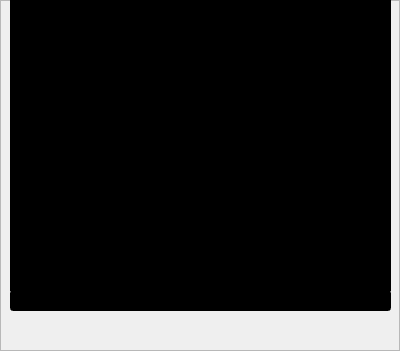
<?xml version="1.0" encoding="UTF-8"?>
<ui version="4.0">
 <class>CliFrame</class>
 <widget class="QFrame" name="CliFrame">
  <property name="geometry">
   <rect>
    <x>0</x>
    <y>0</y>
    <width>400</width>
    <height>351</height>
   </rect>
  </property>
  <property name="windowTitle">
   <string>Frame</string>
  </property>
  <property name="frameShape">
   <enum>QFrame::StyledPanel</enum>
  </property>
  <property name="frameShadow">
   <enum>QFrame::Raised</enum>
  </property>
  <widget class="QListWidget" name="terminal">
   <property name="geometry">
    <rect>
     <x>10</x>
     <y>0</y>
     <width>381</width>
     <height>291</height>
    </rect>
   </property>
   <property name="palette">
    <palette>
     <active>
      <colorrole role="WindowText">
       <brush brushstyle="SolidPattern">
        <color alpha="255">
         <red>255</red>
         <green>255</green>
         <blue>255</blue>
        </color>
       </brush>
      </colorrole>
      <colorrole role="Button">
       <brush brushstyle="SolidPattern">
        <color alpha="255">
         <red>0</red>
         <green>0</green>
         <blue>0</blue>
        </color>
       </brush>
      </colorrole>
      <colorrole role="Light">
       <brush brushstyle="SolidPattern">
        <color alpha="255">
         <red>0</red>
         <green>0</green>
         <blue>0</blue>
        </color>
       </brush>
      </colorrole>
      <colorrole role="Midlight">
       <brush brushstyle="SolidPattern">
        <color alpha="255">
         <red>0</red>
         <green>0</green>
         <blue>0</blue>
        </color>
       </brush>
      </colorrole>
      <colorrole role="Dark">
       <brush brushstyle="SolidPattern">
        <color alpha="255">
         <red>0</red>
         <green>0</green>
         <blue>0</blue>
        </color>
       </brush>
      </colorrole>
      <colorrole role="Mid">
       <brush brushstyle="SolidPattern">
        <color alpha="255">
         <red>0</red>
         <green>0</green>
         <blue>0</blue>
        </color>
       </brush>
      </colorrole>
      <colorrole role="Text">
       <brush brushstyle="SolidPattern">
        <color alpha="255">
         <red>255</red>
         <green>255</green>
         <blue>255</blue>
        </color>
       </brush>
      </colorrole>
      <colorrole role="BrightText">
       <brush brushstyle="SolidPattern">
        <color alpha="255">
         <red>255</red>
         <green>255</green>
         <blue>255</blue>
        </color>
       </brush>
      </colorrole>
      <colorrole role="ButtonText">
       <brush brushstyle="SolidPattern">
        <color alpha="255">
         <red>255</red>
         <green>255</green>
         <blue>255</blue>
        </color>
       </brush>
      </colorrole>
      <colorrole role="Base">
       <brush brushstyle="SolidPattern">
        <color alpha="255">
         <red>0</red>
         <green>0</green>
         <blue>0</blue>
        </color>
       </brush>
      </colorrole>
      <colorrole role="Window">
       <brush brushstyle="SolidPattern">
        <color alpha="255">
         <red>0</red>
         <green>0</green>
         <blue>0</blue>
        </color>
       </brush>
      </colorrole>
      <colorrole role="Shadow">
       <brush brushstyle="SolidPattern">
        <color alpha="255">
         <red>0</red>
         <green>0</green>
         <blue>0</blue>
        </color>
       </brush>
      </colorrole>
      <colorrole role="AlternateBase">
       <brush brushstyle="SolidPattern">
        <color alpha="255">
         <red>0</red>
         <green>0</green>
         <blue>0</blue>
        </color>
       </brush>
      </colorrole>
      <colorrole role="ToolTipBase">
       <brush brushstyle="SolidPattern">
        <color alpha="255">
         <red>255</red>
         <green>255</green>
         <blue>220</blue>
        </color>
       </brush>
      </colorrole>
      <colorrole role="ToolTipText">
       <brush brushstyle="SolidPattern">
        <color alpha="255">
         <red>0</red>
         <green>0</green>
         <blue>0</blue>
        </color>
       </brush>
      </colorrole>
     </active>
     <inactive>
      <colorrole role="WindowText">
       <brush brushstyle="SolidPattern">
        <color alpha="255">
         <red>255</red>
         <green>255</green>
         <blue>255</blue>
        </color>
       </brush>
      </colorrole>
      <colorrole role="Button">
       <brush brushstyle="SolidPattern">
        <color alpha="255">
         <red>0</red>
         <green>0</green>
         <blue>0</blue>
        </color>
       </brush>
      </colorrole>
      <colorrole role="Light">
       <brush brushstyle="SolidPattern">
        <color alpha="255">
         <red>0</red>
         <green>0</green>
         <blue>0</blue>
        </color>
       </brush>
      </colorrole>
      <colorrole role="Midlight">
       <brush brushstyle="SolidPattern">
        <color alpha="255">
         <red>0</red>
         <green>0</green>
         <blue>0</blue>
        </color>
       </brush>
      </colorrole>
      <colorrole role="Dark">
       <brush brushstyle="SolidPattern">
        <color alpha="255">
         <red>0</red>
         <green>0</green>
         <blue>0</blue>
        </color>
       </brush>
      </colorrole>
      <colorrole role="Mid">
       <brush brushstyle="SolidPattern">
        <color alpha="255">
         <red>0</red>
         <green>0</green>
         <blue>0</blue>
        </color>
       </brush>
      </colorrole>
      <colorrole role="Text">
       <brush brushstyle="SolidPattern">
        <color alpha="255">
         <red>255</red>
         <green>255</green>
         <blue>255</blue>
        </color>
       </brush>
      </colorrole>
      <colorrole role="BrightText">
       <brush brushstyle="SolidPattern">
        <color alpha="255">
         <red>255</red>
         <green>255</green>
         <blue>255</blue>
        </color>
       </brush>
      </colorrole>
      <colorrole role="ButtonText">
       <brush brushstyle="SolidPattern">
        <color alpha="255">
         <red>255</red>
         <green>255</green>
         <blue>255</blue>
        </color>
       </brush>
      </colorrole>
      <colorrole role="Base">
       <brush brushstyle="SolidPattern">
        <color alpha="255">
         <red>0</red>
         <green>0</green>
         <blue>0</blue>
        </color>
       </brush>
      </colorrole>
      <colorrole role="Window">
       <brush brushstyle="SolidPattern">
        <color alpha="255">
         <red>0</red>
         <green>0</green>
         <blue>0</blue>
        </color>
       </brush>
      </colorrole>
      <colorrole role="Shadow">
       <brush brushstyle="SolidPattern">
        <color alpha="255">
         <red>0</red>
         <green>0</green>
         <blue>0</blue>
        </color>
       </brush>
      </colorrole>
      <colorrole role="AlternateBase">
       <brush brushstyle="SolidPattern">
        <color alpha="255">
         <red>0</red>
         <green>0</green>
         <blue>0</blue>
        </color>
       </brush>
      </colorrole>
      <colorrole role="ToolTipBase">
       <brush brushstyle="SolidPattern">
        <color alpha="255">
         <red>255</red>
         <green>255</green>
         <blue>220</blue>
        </color>
       </brush>
      </colorrole>
      <colorrole role="ToolTipText">
       <brush brushstyle="SolidPattern">
        <color alpha="255">
         <red>0</red>
         <green>0</green>
         <blue>0</blue>
        </color>
       </brush>
      </colorrole>
     </inactive>
     <disabled>
      <colorrole role="WindowText">
       <brush brushstyle="SolidPattern">
        <color alpha="255">
         <red>0</red>
         <green>0</green>
         <blue>0</blue>
        </color>
       </brush>
      </colorrole>
      <colorrole role="Button">
       <brush brushstyle="SolidPattern">
        <color alpha="255">
         <red>0</red>
         <green>0</green>
         <blue>0</blue>
        </color>
       </brush>
      </colorrole>
      <colorrole role="Light">
       <brush brushstyle="SolidPattern">
        <color alpha="255">
         <red>0</red>
         <green>0</green>
         <blue>0</blue>
        </color>
       </brush>
      </colorrole>
      <colorrole role="Midlight">
       <brush brushstyle="SolidPattern">
        <color alpha="255">
         <red>0</red>
         <green>0</green>
         <blue>0</blue>
        </color>
       </brush>
      </colorrole>
      <colorrole role="Dark">
       <brush brushstyle="SolidPattern">
        <color alpha="255">
         <red>0</red>
         <green>0</green>
         <blue>0</blue>
        </color>
       </brush>
      </colorrole>
      <colorrole role="Mid">
       <brush brushstyle="SolidPattern">
        <color alpha="255">
         <red>0</red>
         <green>0</green>
         <blue>0</blue>
        </color>
       </brush>
      </colorrole>
      <colorrole role="Text">
       <brush brushstyle="SolidPattern">
        <color alpha="255">
         <red>0</red>
         <green>0</green>
         <blue>0</blue>
        </color>
       </brush>
      </colorrole>
      <colorrole role="BrightText">
       <brush brushstyle="SolidPattern">
        <color alpha="255">
         <red>255</red>
         <green>255</green>
         <blue>255</blue>
        </color>
       </brush>
      </colorrole>
      <colorrole role="ButtonText">
       <brush brushstyle="SolidPattern">
        <color alpha="255">
         <red>0</red>
         <green>0</green>
         <blue>0</blue>
        </color>
       </brush>
      </colorrole>
      <colorrole role="Base">
       <brush brushstyle="SolidPattern">
        <color alpha="255">
         <red>0</red>
         <green>0</green>
         <blue>0</blue>
        </color>
       </brush>
      </colorrole>
      <colorrole role="Window">
       <brush brushstyle="SolidPattern">
        <color alpha="255">
         <red>0</red>
         <green>0</green>
         <blue>0</blue>
        </color>
       </brush>
      </colorrole>
      <colorrole role="Shadow">
       <brush brushstyle="SolidPattern">
        <color alpha="255">
         <red>0</red>
         <green>0</green>
         <blue>0</blue>
        </color>
       </brush>
      </colorrole>
      <colorrole role="AlternateBase">
       <brush brushstyle="SolidPattern">
        <color alpha="255">
         <red>0</red>
         <green>0</green>
         <blue>0</blue>
        </color>
       </brush>
      </colorrole>
      <colorrole role="ToolTipBase">
       <brush brushstyle="SolidPattern">
        <color alpha="255">
         <red>255</red>
         <green>255</green>
         <blue>220</blue>
        </color>
       </brush>
      </colorrole>
      <colorrole role="ToolTipText">
       <brush brushstyle="SolidPattern">
        <color alpha="255">
         <red>0</red>
         <green>0</green>
         <blue>0</blue>
        </color>
       </brush>
      </colorrole>
     </disabled>
    </palette>
   </property>
   <property name="focusPolicy">
    <enum>Qt::NoFocus</enum>
   </property>
  </widget>
  <widget class="QLineEdit" name="input">
   <property name="geometry">
    <rect>
     <x>10</x>
     <y>290</y>
     <width>381</width>
     <height>21</height>
    </rect>
   </property>
   <property name="palette">
    <palette>
     <active>
      <colorrole role="WindowText">
       <brush brushstyle="SolidPattern">
        <color alpha="255">
         <red>255</red>
         <green>255</green>
         <blue>255</blue>
        </color>
       </brush>
      </colorrole>
      <colorrole role="Button">
       <brush brushstyle="SolidPattern">
        <color alpha="255">
         <red>0</red>
         <green>0</green>
         <blue>0</blue>
        </color>
       </brush>
      </colorrole>
      <colorrole role="Light">
       <brush brushstyle="SolidPattern">
        <color alpha="255">
         <red>0</red>
         <green>0</green>
         <blue>0</blue>
        </color>
       </brush>
      </colorrole>
      <colorrole role="Midlight">
       <brush brushstyle="SolidPattern">
        <color alpha="255">
         <red>0</red>
         <green>0</green>
         <blue>0</blue>
        </color>
       </brush>
      </colorrole>
      <colorrole role="Dark">
       <brush brushstyle="SolidPattern">
        <color alpha="255">
         <red>0</red>
         <green>0</green>
         <blue>0</blue>
        </color>
       </brush>
      </colorrole>
      <colorrole role="Mid">
       <brush brushstyle="SolidPattern">
        <color alpha="255">
         <red>0</red>
         <green>0</green>
         <blue>0</blue>
        </color>
       </brush>
      </colorrole>
      <colorrole role="Text">
       <brush brushstyle="SolidPattern">
        <color alpha="255">
         <red>255</red>
         <green>255</green>
         <blue>255</blue>
        </color>
       </brush>
      </colorrole>
      <colorrole role="BrightText">
       <brush brushstyle="SolidPattern">
        <color alpha="255">
         <red>255</red>
         <green>255</green>
         <blue>255</blue>
        </color>
       </brush>
      </colorrole>
      <colorrole role="ButtonText">
       <brush brushstyle="SolidPattern">
        <color alpha="255">
         <red>255</red>
         <green>255</green>
         <blue>255</blue>
        </color>
       </brush>
      </colorrole>
      <colorrole role="Base">
       <brush brushstyle="SolidPattern">
        <color alpha="255">
         <red>0</red>
         <green>0</green>
         <blue>0</blue>
        </color>
       </brush>
      </colorrole>
      <colorrole role="Window">
       <brush brushstyle="SolidPattern">
        <color alpha="255">
         <red>0</red>
         <green>0</green>
         <blue>0</blue>
        </color>
       </brush>
      </colorrole>
      <colorrole role="Shadow">
       <brush brushstyle="SolidPattern">
        <color alpha="255">
         <red>0</red>
         <green>0</green>
         <blue>0</blue>
        </color>
       </brush>
      </colorrole>
      <colorrole role="AlternateBase">
       <brush brushstyle="SolidPattern">
        <color alpha="255">
         <red>0</red>
         <green>0</green>
         <blue>0</blue>
        </color>
       </brush>
      </colorrole>
      <colorrole role="ToolTipBase">
       <brush brushstyle="SolidPattern">
        <color alpha="255">
         <red>255</red>
         <green>255</green>
         <blue>220</blue>
        </color>
       </brush>
      </colorrole>
      <colorrole role="ToolTipText">
       <brush brushstyle="SolidPattern">
        <color alpha="255">
         <red>0</red>
         <green>0</green>
         <blue>0</blue>
        </color>
       </brush>
      </colorrole>
     </active>
     <inactive>
      <colorrole role="WindowText">
       <brush brushstyle="SolidPattern">
        <color alpha="255">
         <red>255</red>
         <green>255</green>
         <blue>255</blue>
        </color>
       </brush>
      </colorrole>
      <colorrole role="Button">
       <brush brushstyle="SolidPattern">
        <color alpha="255">
         <red>0</red>
         <green>0</green>
         <blue>0</blue>
        </color>
       </brush>
      </colorrole>
      <colorrole role="Light">
       <brush brushstyle="SolidPattern">
        <color alpha="255">
         <red>0</red>
         <green>0</green>
         <blue>0</blue>
        </color>
       </brush>
      </colorrole>
      <colorrole role="Midlight">
       <brush brushstyle="SolidPattern">
        <color alpha="255">
         <red>0</red>
         <green>0</green>
         <blue>0</blue>
        </color>
       </brush>
      </colorrole>
      <colorrole role="Dark">
       <brush brushstyle="SolidPattern">
        <color alpha="255">
         <red>0</red>
         <green>0</green>
         <blue>0</blue>
        </color>
       </brush>
      </colorrole>
      <colorrole role="Mid">
       <brush brushstyle="SolidPattern">
        <color alpha="255">
         <red>0</red>
         <green>0</green>
         <blue>0</blue>
        </color>
       </brush>
      </colorrole>
      <colorrole role="Text">
       <brush brushstyle="SolidPattern">
        <color alpha="255">
         <red>255</red>
         <green>255</green>
         <blue>255</blue>
        </color>
       </brush>
      </colorrole>
      <colorrole role="BrightText">
       <brush brushstyle="SolidPattern">
        <color alpha="255">
         <red>255</red>
         <green>255</green>
         <blue>255</blue>
        </color>
       </brush>
      </colorrole>
      <colorrole role="ButtonText">
       <brush brushstyle="SolidPattern">
        <color alpha="255">
         <red>255</red>
         <green>255</green>
         <blue>255</blue>
        </color>
       </brush>
      </colorrole>
      <colorrole role="Base">
       <brush brushstyle="SolidPattern">
        <color alpha="255">
         <red>0</red>
         <green>0</green>
         <blue>0</blue>
        </color>
       </brush>
      </colorrole>
      <colorrole role="Window">
       <brush brushstyle="SolidPattern">
        <color alpha="255">
         <red>0</red>
         <green>0</green>
         <blue>0</blue>
        </color>
       </brush>
      </colorrole>
      <colorrole role="Shadow">
       <brush brushstyle="SolidPattern">
        <color alpha="255">
         <red>0</red>
         <green>0</green>
         <blue>0</blue>
        </color>
       </brush>
      </colorrole>
      <colorrole role="AlternateBase">
       <brush brushstyle="SolidPattern">
        <color alpha="255">
         <red>0</red>
         <green>0</green>
         <blue>0</blue>
        </color>
       </brush>
      </colorrole>
      <colorrole role="ToolTipBase">
       <brush brushstyle="SolidPattern">
        <color alpha="255">
         <red>255</red>
         <green>255</green>
         <blue>220</blue>
        </color>
       </brush>
      </colorrole>
      <colorrole role="ToolTipText">
       <brush brushstyle="SolidPattern">
        <color alpha="255">
         <red>0</red>
         <green>0</green>
         <blue>0</blue>
        </color>
       </brush>
      </colorrole>
     </inactive>
     <disabled>
      <colorrole role="WindowText">
       <brush brushstyle="SolidPattern">
        <color alpha="255">
         <red>0</red>
         <green>0</green>
         <blue>0</blue>
        </color>
       </brush>
      </colorrole>
      <colorrole role="Button">
       <brush brushstyle="SolidPattern">
        <color alpha="255">
         <red>0</red>
         <green>0</green>
         <blue>0</blue>
        </color>
       </brush>
      </colorrole>
      <colorrole role="Light">
       <brush brushstyle="SolidPattern">
        <color alpha="255">
         <red>0</red>
         <green>0</green>
         <blue>0</blue>
        </color>
       </brush>
      </colorrole>
      <colorrole role="Midlight">
       <brush brushstyle="SolidPattern">
        <color alpha="255">
         <red>0</red>
         <green>0</green>
         <blue>0</blue>
        </color>
       </brush>
      </colorrole>
      <colorrole role="Dark">
       <brush brushstyle="SolidPattern">
        <color alpha="255">
         <red>0</red>
         <green>0</green>
         <blue>0</blue>
        </color>
       </brush>
      </colorrole>
      <colorrole role="Mid">
       <brush brushstyle="SolidPattern">
        <color alpha="255">
         <red>0</red>
         <green>0</green>
         <blue>0</blue>
        </color>
       </brush>
      </colorrole>
      <colorrole role="Text">
       <brush brushstyle="SolidPattern">
        <color alpha="255">
         <red>0</red>
         <green>0</green>
         <blue>0</blue>
        </color>
       </brush>
      </colorrole>
      <colorrole role="BrightText">
       <brush brushstyle="SolidPattern">
        <color alpha="255">
         <red>255</red>
         <green>255</green>
         <blue>255</blue>
        </color>
       </brush>
      </colorrole>
      <colorrole role="ButtonText">
       <brush brushstyle="SolidPattern">
        <color alpha="255">
         <red>0</red>
         <green>0</green>
         <blue>0</blue>
        </color>
       </brush>
      </colorrole>
      <colorrole role="Base">
       <brush brushstyle="SolidPattern">
        <color alpha="255">
         <red>0</red>
         <green>0</green>
         <blue>0</blue>
        </color>
       </brush>
      </colorrole>
      <colorrole role="Window">
       <brush brushstyle="SolidPattern">
        <color alpha="255">
         <red>0</red>
         <green>0</green>
         <blue>0</blue>
        </color>
       </brush>
      </colorrole>
      <colorrole role="Shadow">
       <brush brushstyle="SolidPattern">
        <color alpha="255">
         <red>0</red>
         <green>0</green>
         <blue>0</blue>
        </color>
       </brush>
      </colorrole>
      <colorrole role="AlternateBase">
       <brush brushstyle="SolidPattern">
        <color alpha="255">
         <red>0</red>
         <green>0</green>
         <blue>0</blue>
        </color>
       </brush>
      </colorrole>
      <colorrole role="ToolTipBase">
       <brush brushstyle="SolidPattern">
        <color alpha="255">
         <red>255</red>
         <green>255</green>
         <blue>220</blue>
        </color>
       </brush>
      </colorrole>
      <colorrole role="ToolTipText">
       <brush brushstyle="SolidPattern">
        <color alpha="255">
         <red>0</red>
         <green>0</green>
         <blue>0</blue>
        </color>
       </brush>
      </colorrole>
     </disabled>
    </palette>
   </property>
   <property name="text">
    <string/>
   </property>
  </widget>
 </widget>
 <resources/>
 <connections/>
</ui>
